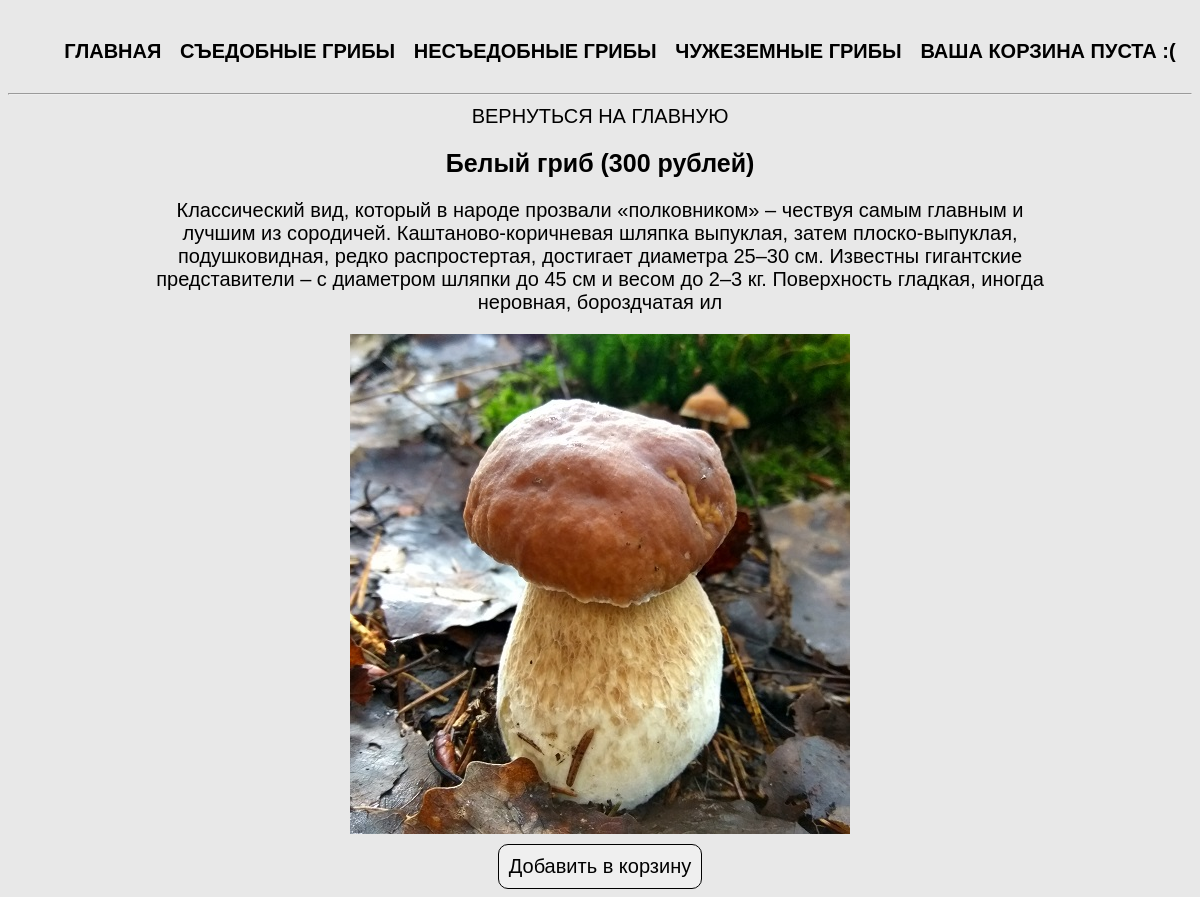
The app's page /product.php?product=kingbolete with its own data.
### tables this page shows
CREATE TABLE `cats` (
  `id` int(11) NOT NULL,
  `name` varchar(50) NOT NULL,
  `rus_name` varchar(50) NOT NULL
);

CREATE TABLE `products` (
  `id` int(11) NOT NULL,
  `title` varchar(50) NOT NULL,
  `cat_id` int(11) NOT NULL,
  `price` int(11) NOT NULL,
  `rus_name` varchar(50) NOT NULL,
  `img` varchar(50) NOT NULL,
  `descr` text NOT NULL
);

### product.php (the view, shortened to what this page needs)
<?php require_once 'db/db.php';
if (isset($_GET['product'])){
    $currentProduct = $_GET['product'];
    $product = $connect->query("select * from products WHERE title='$currentProduct'");
    $product = $product->fetch(PDO::FETCH_ASSOC);
    require_once 'parts/header.php';
}
?>
<div class="product-card">
    <a href="index.php">Вернуться на главную</a>
    <h2><?= $product['rus_name']?> (<?= $product['price']?> рублей)</h2>
    <div class="descr"><?= $product['descr']?></div>
    <img width="300" src="img/<?= $product['img']?>" alt="Фото">
    <?php require ('parts/add-form.php'); ?>
</div>

### parts/header.php (shortened to what this page needs)
<?php
    require_once 'db/db.php';
    $cats = $connect->query("SELECT * FROM cats");
    $cats = $cats->fetchAll(PDO::FETCH_ASSOC);
?>
<!doctype html>
<html lang="ru">
<head>
    <link rel="stylesheet" href="css/style.css">
</head>
<body>
<nav>
    <ul>
        <li><a href="index.php">Главная</a></li>
        <? foreach ($cats as $cat) {?>
        <li><a href="index.php?cat=<? echo $cat['name']?>"><? echo $cat['rus_name']; ?></a></li>
        <? } ?>
        <li><?php
            if ($_SESSION['totalQuantity']){ ?>
                <a href="cart.php">Корзина <span style="font-weight: 300">(Товаров: <?= $_SESSION['totalQuantity']?> на сумму <?= $_SESSION['totalPrice']?> руб)</span></a>
            <?php } else { ?>
            <a href="#">Ваша корзина пуста :(</a>
            <?php } ?>
        </li>
    </ul>
</nav>
<hr>

### css/style.css (style rules this page uses)
* { font-family: 'Arial', sans-serif; font-size: 20px; }
body { margin-top: 20px; background-color: #e8e8e8; }
a { text-decoration: none; text-transform: uppercase; color: #000000; -webkit-transition: all .3s; -moz-transition: all .3s; -ms-transition: all .3s; -o-transition: all .3s; transition: all .3s; }
h2 { font-size: 25px; }
img { width: 100%; }
.main, nav { width: 1170px; margin: auto; display: flex; flex-wrap: wrap; justify-content: space-around; }
nav ul { display: flex; list-style: none; width: 100%; justify-content: space-around; font-weight: 700; }
.cart, .product-card { text-align: center; width: 900px; margin: auto; }
.descr { margin-bottom: 20px; }
.product-card img { width: 500px; }

### records on screen
cats: rus_name "СЪЕДОБНЫЕ ГРИБЫ"
cats: rus_name "НЕСЪЕДОБНЫЕ ГРИБЫ"
cats: rus_name "ЧУЖЕЗЕМНЫЕ ГРИБЫ"
products: rus_name "Белый гриб", price "300", descr "Классический вид, который в народе прозвали «полковником» – чествуя самым главным и лучшим из сородичей. Каштаново-коричневая шляпка выпуклая, затем плоско-выпуклая, подушковидная, редко распростертая, достигает диаметра 25–30 см. Известны гигантские представители – с диаметром шляпки до 45 см и весом до 2–3 кг. Поверхность гладкая, иногда неровная, бороздчатая ил", img (picture)
